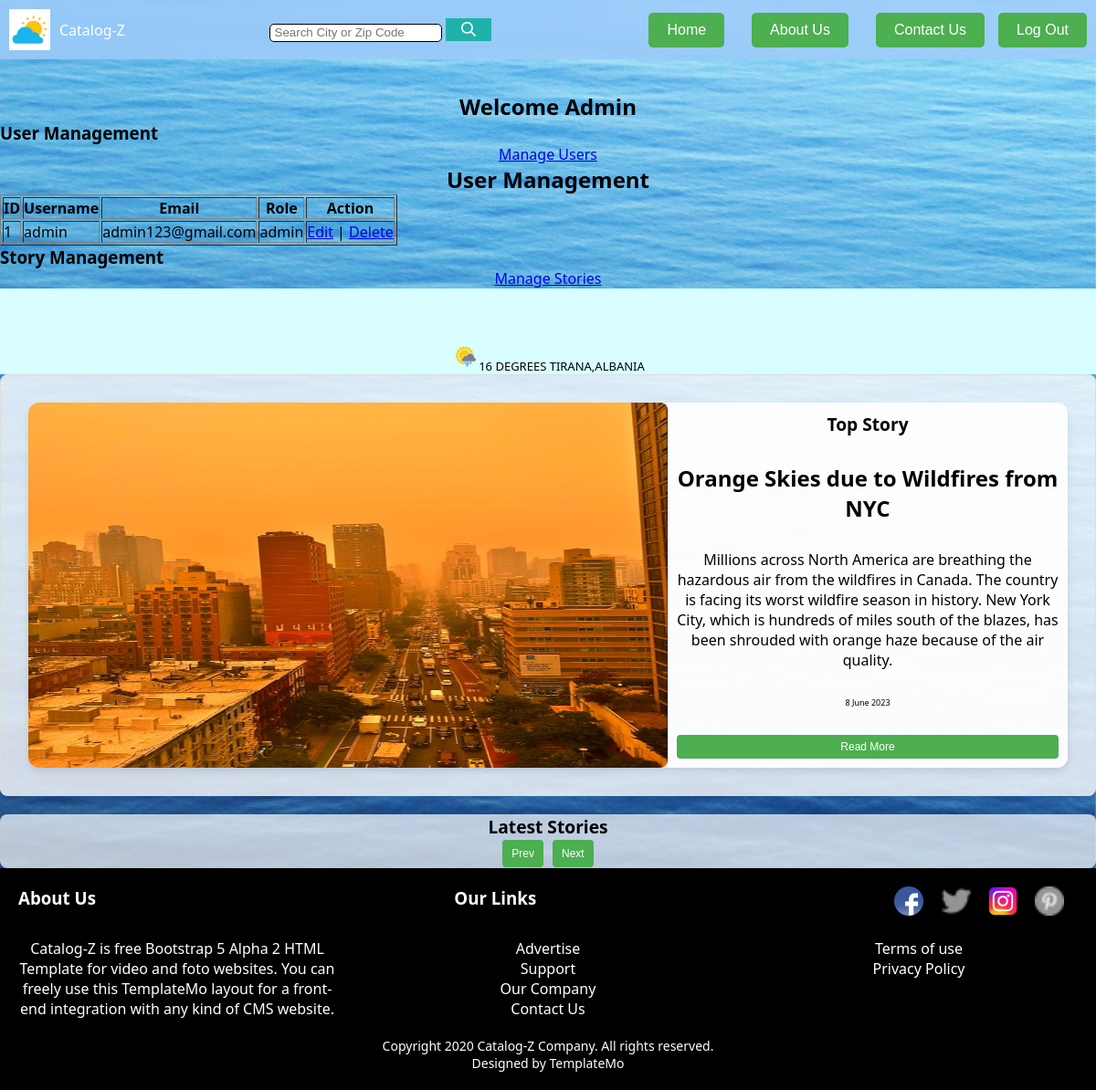
Before: /Dashboard.php?action=manageUsers (signed in) with the older database file.
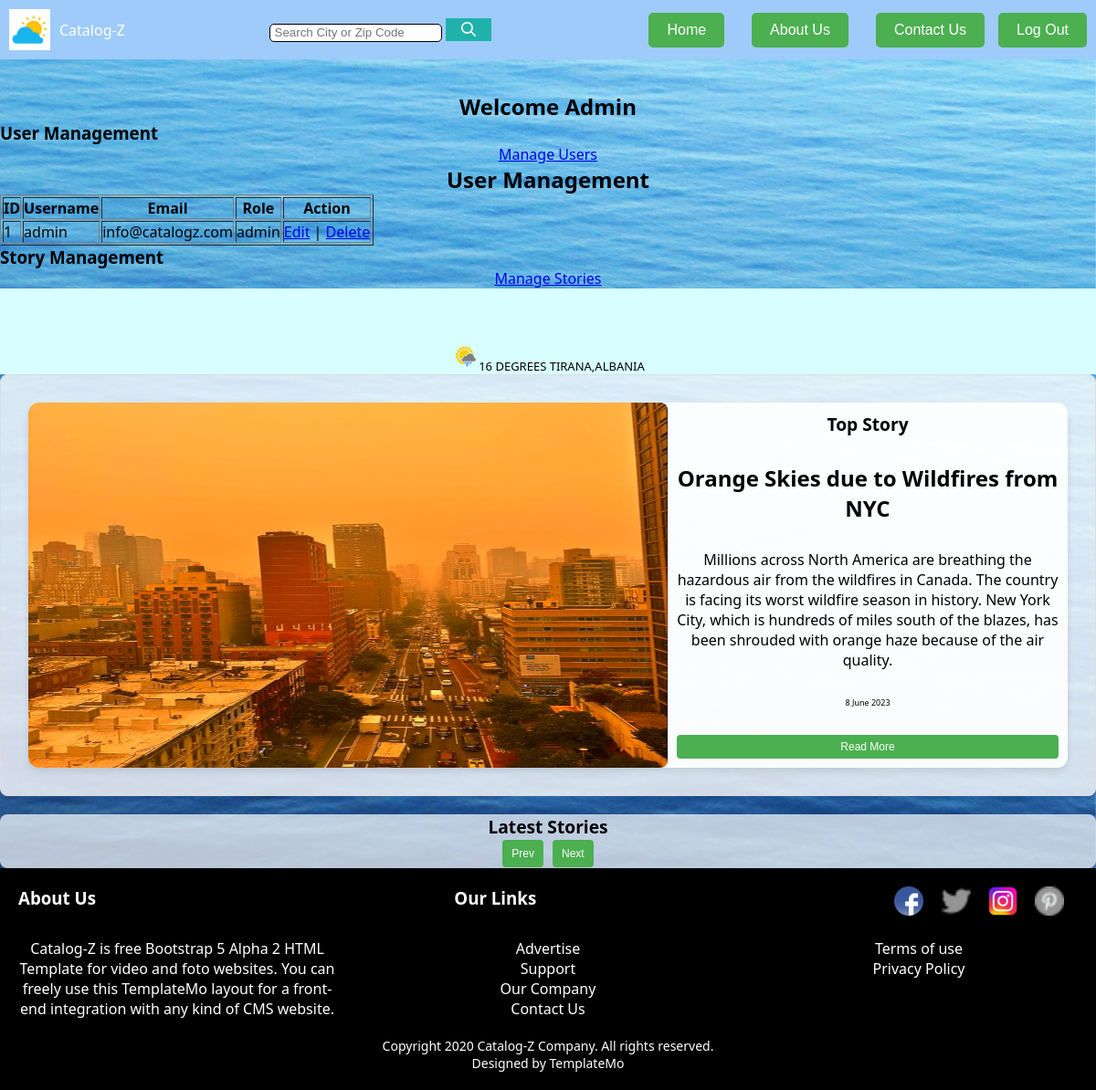
After: the same page with the newer database file.
### tables this page shows
CREATE TABLE `users` (
  `ID` int(11) NOT NULL,
  `username` varchar(255) NOT NULL,
  `email` varchar(255) DEFAULT NULL,
  `password` varchar(255) NOT NULL,
  `role` varchar(50) NOT NULL DEFAULT 'user'
);

### Dashboard.php (the view, shortened to what the changed rows need)
<?php
include 'db_connection.php';
$is_admin = isset($_SESSION['admin']) && $_SESSION['admin'];
if ($is_admin) {
    echo '<div class="admin-dashboard">';
    echo '<h2 style="margin-top:100px">Welcome Admin</h2>';
    echo '</div>';
}
?>
<?php
        if (isset($_GET['action']) && $_GET['action'] === 'manageUsers') {
            $query = "SELECT * FROM users";
            $result = $conn->query($query);
            echo '<h2>User Management</h2>';
            echo '<table border="1">';
            echo '<tr><th>ID</th><th>Username</th><th>Email</th><th>Role</th><th>Action</th></tr>';
            while ($row = $result->fetch_assoc()) {
                echo '<tr>';
                echo '<td>' . $row['ID'] . '</td>';
                echo '<td>' . $row['username'] . '</td>';
                echo '<td>' . $row['email'] . '</td>';
                echo '<td>' . $row['role'] . '</td>';
                echo '<td><a href="?action=editUser&id=' . $row['ID'] . '">Edit</a> | <a href="?action=manageUsers&deleteUser=' . $row['ID'] . '">Delete</a></td>';
                echo '</tr>';
            }
            echo '</table>';
        }
    ?>
            <!DOCTYPE html>
<html>
<head>
    <link rel="stylesheet" href="MainStyle.css">
</head>
<body>
<main>
    <div class="TopStory">
        <div class="story-container">
            <div class="views_date">
                <h2>Orange Skies due to Wildfires from NYC</h2>
            </div>
        </div>
    </div>
</body>
</html>

Changed rows visible on the page:
changed users "admin": email "admin123@gmail.com" → "info@catalogz.com"
